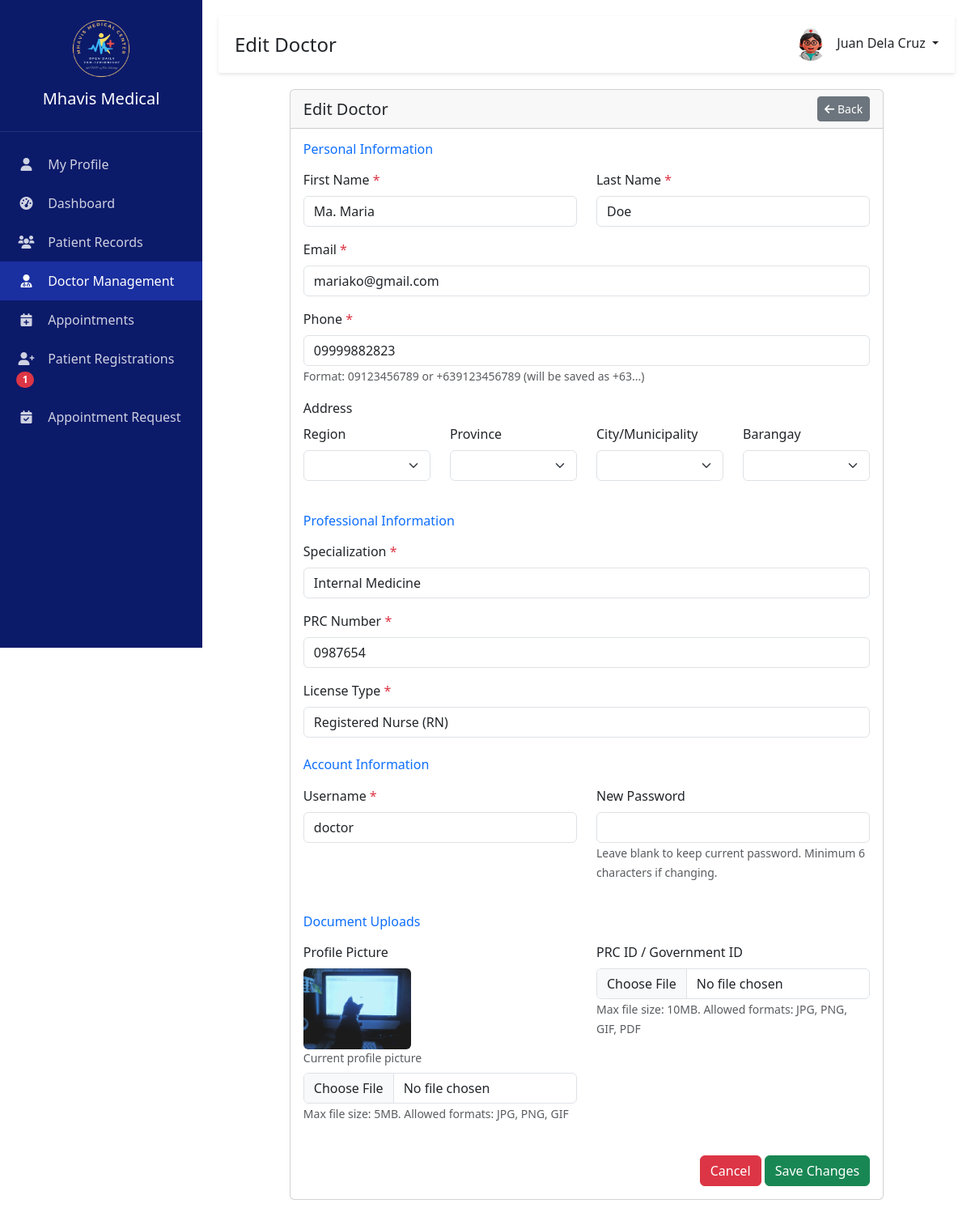
Page /main/edit_doctor.php?id=18 (signed in) on the committed database.
### tables this page shows
CREATE TABLE `users` (
  `id` int(11) NOT NULL,
  `first_name` varchar(255) NOT NULL,
  `last_name` varchar(255) NOT NULL,
  `username` varchar(100) NOT NULL,
  `email` varchar(100) NOT NULL,
  `phone` varchar(20) DEFAULT NULL,
  `address` text DEFAULT NULL,
  `role` enum('Admin','Doctor') NOT NULL,
  `department_id` int(11) DEFAULT NULL,
  `specialization` varchar(100) DEFAULT NULL,
  `password` varchar(255) NOT NULL,
  `status` enum('Active','Inactive','','') NOT NULL DEFAULT 'Active',
  `profile_image` varchar(255) NOT NULL,
  `created_at` timestamp NOT NULL DEFAULT current_timestamp(),
  `updated_at` timestamp NOT NULL DEFAULT current_timestamp(),
  `license_number` varchar(50) DEFAULT NULL,
  `is_available` tinyint(1) DEFAULT 1,
  `prc_number` varchar(50) DEFAULT NULL,
  `license_type` varchar(50) DEFAULT NULL,
  `prc_id_document` varchar(255) DEFAULT NULL,
  `last_login` datetime DEFAULT NULL
);

### main/edit_doctor.php (the view, shortened to what the rows shown need)
<?php
$conn = getDBConnection();
$doctorId = isset($_GET['id']) ? (int)$_GET['id'] : 0;
$stmt = $conn->prepare("SELECT * FROM users WHERE id = ? AND role = 'Doctor'");
$stmt->bind_param("i", $doctorId);
$stmt->execute();
$result = $stmt->get_result();
$doctor = $result->fetch_assoc();
if (!empty($doctor['phone'])) {
    $doctor['phone'] = phoneToInputFormat($doctor['phone']);
}
include 'includes/header.php';
?>
<div class="row justify-content-center">
    <div class="col-md-10">
        <div class="card">
            <div class="card-body">
                <form method="POST" enctype="multipart/form-data">
                    <div class="mb-4">
                        <div class="row">
                            <div class="col-md-6 mb-3">
                                <label class="form-label">First Name <span class="text-danger">*</span></label>
                                <input type="text" class="form-control" name="first_name" required value="<?php echo htmlspecialchars($doctor['first_name'] ?? ''); ?>">
                            </div>
                            <div class="col-md-6 mb-3">
                                <label class="form-label">Last Name <span class="text-danger">*</span></label>
                                <input type="text" class="form-control" name="last_name" required value="<?php echo htmlspecialchars($doctor['last_name'] ?? ''); ?>">
                            </div>
                        </div>
                        <div class="mb-3">
                            <label class="form-label">Email <span class="text-danger">*</span></label>
                            <input type="email" class="form-control" name="email" required value="<?php echo htmlspecialchars($doctor['email'] ?? ''); ?>">
                        </div>
                    </div>
                    <div class="mb-4">
                        <div class="mb-3">
                            <label class="form-label">Specialization <span class="text-danger">*</span></label>
                            <select class="form-control" name="specialization" required>
                                <?php
                                $specializations = ["Cardiology", "ENT", "Internal Medicine", "OBG-YN", "ORTHO", "Pedia", "Psychiatry", "Surgery"];
                                foreach ($specializations as $spec):
                                ?>
                                    <option value="<?= $spec ?>" <?= (($doctor['specialization'] ?? '') === $spec) ? 'selected' : '' ?>><?= $spec ?></option>
                                <?php endforeach; ?>
                            </select>
                        </div>
                        <div class="mb-3">
                            <label class="form-label">PRC Number <span class="text-danger">*</span></label>
                            <input type="text" class="form-control" name="prc_number" required placeholder="e.g., 0123456" value="<?php echo htmlspecialchars($doctor['prc_number'] ?? ''); ?>">
                        </div>
                        <div class="mb-3">
                            <label class="form-label">License Type <span class="text-danger">*</span></label>
                            <select class="form-control" name="license_type" required>
                                <option value="RN" <?php echo (($doctor['license_type'] ?? '') === 'RN') ? 'selected' : ''; ?>>Registered Nurse (RN)</option>
                            </select>
                        </div>
                    </div>
                    <div class="mb-4">
                        <div class="row">
                            <div class="col-md-6 mb-3">
                                <label class="form-label">Username <span class="text-danger">*</span></label>
                                <input type="text" class="form-control" name="username" required value="<?php echo htmlspecialchars($doctor['username'] ?? ''); ?>">
                            </div>
                        </div>
                    </div>
                    <div class="mb-4">
                        <div class="row">
                            <div class="col-md-6 mb-3">
                                <?php if (!empty($doctor['profile_image'] ?? '')): ?>
                                    <div class="mb-2">
                                        <img src="<?php echo htmlspecialchars($doctor['profile_image'] ?? ''); ?>" alt="Profile" class="rounded" style="max-height: 100px;">
                                        <div class="small text-muted">Current profile picture</div>
                                    </div>
                                <?php endif; ?>
                            </div>
                        </div>
                    </div>
                </form>
            </div>
        </div>
    </div>
</div>
<?php include 'includes/footer.php'; ?>

### includes/header.php (shortened to what the rows shown need)
<?php
require_once 'config/init.php';
$is_staff_logged_in = isset($_SESSION['user_id']) && !empty($_SESSION['user_id']);
if ($is_staff_logged_in) {
    $user_id = $_SESSION['user_id'];
    $stmt = $conn->prepare("SELECT first_name, last_name, email, phone, username, profile_image, role FROM users WHERE id = ?");
    $stmt->bind_param("i", $user_id);
    $stmt->execute();
    $result = $stmt->get_result();
    $user = $result->fetch_assoc();
    $full_name = $user['first_name'] . ' ' . $user['last_name'];
    $profile_image = $user['profile_image'] ?? 'img/default-avatar.png';
}
$is_iframe = isset($_GET['iframe']) && $_GET['iframe'] == '1';
?>
<!DOCTYPE html>
<html lang="en">
<head>
    <link href="https://cdn.jsdelivr.net/npm/bootstrap@5.3.0/dist/css/bootstrap.min.css" rel="stylesheet">
    <link href="https://cdnjs.cloudflare.com/ajax/libs/font-awesome/6.0.0/css/all.min.css" rel="stylesheet">
    <link href="assets/css/style.css" rel="stylesheet">
    <link href='https://cdn.jsdelivr.net/npm/@fullcalendar/core@6.1.10/main.min.css' rel='stylesheet' />
    <link href="https://cdn.datatables.net/1.13.7/css/dataTables.bootstrap5.min.css" rel="stylesheet">
    <link rel="stylesheet" href="https://cdn.jsdelivr.net/npm/flatpickr/dist/flatpickr.min.css">
</head>
<body<?php echo $is_iframe ? ' class="iframe-mode"' : ''; ?>>
    <div class="main-content"<?php echo $is_iframe ? ' style="margin-left: 0; padding: 0;"' : ''; ?>>
        <div class="top-bar"<?php echo $is_iframe ? ' style="display: none;"' : ''; ?>>
            <div class="d-flex align-items-center">
                <div class="user-profile dropdown">
                <a href="#" class="dropdown-toggle text-decoration-none text-dark" data-bs-toggle="dropdown">
                    <img src="<?php echo htmlspecialchars($profile_image); ?>" alt="Profile"
                         onerror="this.src='img/defaultDP.jpg'"
                         id="header-profile-image">
                    <span class="ms-2"><?php echo htmlspecialchars($full_name); ?></span>
                </a>
                </div>
            </div>
        </div>
        <div class="container-fluid"<?php echo $is_iframe ? ' style="padding: 0;"' : ''; ?>>

### rows in the picture
users: profile_image (picture), full_name "Juan Dela Cruz"
users: first_name "Ma. Maria", last_name "Doe", email "mariako@gmail.com", specialization "Internal Medicine", prc_number "0987654", license_type "Registered Nurse (RN)", username "doctor", profile_image (picture)

### other values in the picture
$pending_registration_count "1"
$page_title "Edit Doctor"
